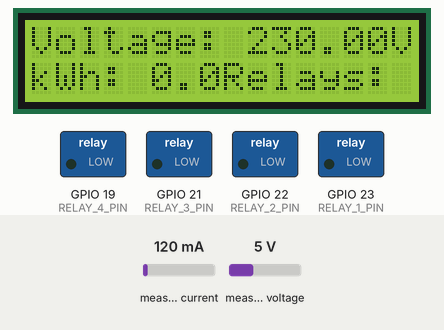
Recording of a sketch running on a simulated ESP32. Parts: 16×2 character LCD, switched loads named in the sketch (green lamp = pin HIGH). The test bench sets the inputs (shaded band); at power-on: measured voltage 5 V, measured current 120 mA. WiFi joins after 1.5 s; servers stay silent unless stated; the Firebase database answers and starts empty; what the sketch prints to the serial monitor is not drawn.

Above: at 3.6 s.
3.7 s: measured voltage set to 0.3 V
At 7.6 s:
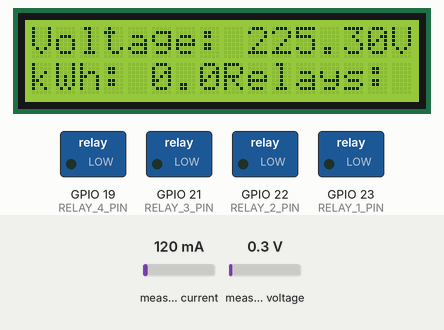
7.9 s: measured voltage set to 3.8 V
At 10.5 s:
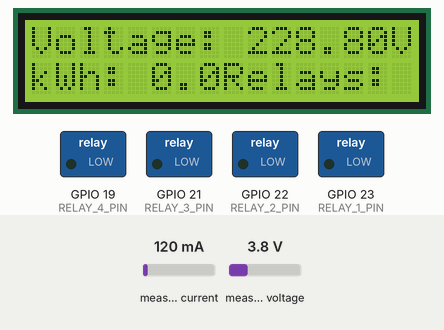
11.3 s: measured voltage set to 7.5 V
At 14.6 s:
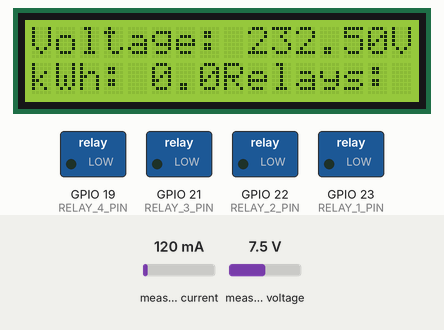
Timing chart, 0 to 16.1 s (numbered marks = the images above; inputs shaded):
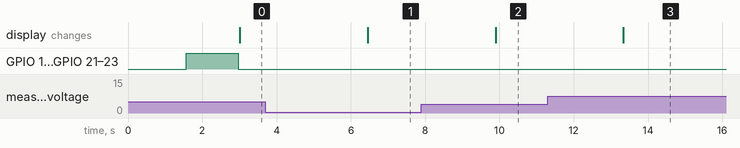

The sketch:

M3Rv6.ino
```cpp
#include <Wire.h>
#include <LiquidCrystal_I2C.h>
#include <WiFiManager.h>
#include "EmonLib.h"
#include <Firebase_ESP_Client.h>

//Provide the token generation process info.
#include "addons/TokenHelper.h"
//Provide the RTDB payload printing info and other helper functions.
#include "addons/RTDBHelper.h"

EnergyMonitor emon;
float voltage;
float current;
float power;
float kWh = 0;
unsigned long lastmillis = 0;
unsigned long sendDataPrevMillis = 0;

#define RELAY_1_PIN 23
#define RELAY_2_PIN 22
#define RELAY_3_PIN 21
#define RELAY_4_PIN 19

int node1 = 0; // Variable for controlling Relay 1
int node2 = 0; // Variable for controlling Relay 2
int node3 = 0; // Variable for controlling Relay 3
int node4 = 0; // Variable for controlling Relay 4

bool appNode1;
bool appNode2;
bool appNode3;
bool appNode4;

// Insert Firebase project API Key
#define API_KEY "AIzaSyDi8dAWUfuQtmzZf9Q8YZzIJBi3bWBeEmQ"

// Insert RTDB URLefine the RTDB URL */
#define DATABASE_URL "m3r-project-default-rtdb.asia-southeast1.firebasedatabase.app"

//Define Firebase Data object
FirebaseData fbdo;

FirebaseAuth auth;
FirebaseConfig config;

bool signupOK = false;

// LCD Configuration
#define I2C_ADDR    0x27 // I2C Address for the LCD
#define LCD_COLS    16   // Number of columns in the LCD
#define LCD_ROWS    2    // Number of rows in the LCD
LiquidCrystal_I2C lcd(I2C_ADDR, LCD_COLS, LCD_ROWS);

void setupWiFi() {
  WiFiManager wifiManager;
  wifiManager.autoConnect("ESP32-AP"); // "ESP32-AP" is the default AP name
  Serial.println("Connected to Wi-Fi!");
  Serial.print("SSID: ");
  Serial.println(WiFi.SSID());
  Serial.print("Password: ");
  Serial.println(WiFi.psk());
}

void setupRelays() {
  // Setup relay pins as outputs
  pinMode(RELAY_1_PIN, OUTPUT);
  pinMode(RELAY_2_PIN, OUTPUT);
  pinMode(RELAY_3_PIN, OUTPUT);
  pinMode(RELAY_4_PIN, OUTPUT);

  // Set relay pins to initial state (HIGH)
  digitalWrite(RELAY_1_PIN, HIGH);
  digitalWrite(RELAY_2_PIN, HIGH);
  digitalWrite(RELAY_3_PIN, HIGH);
  digitalWrite(RELAY_4_PIN, HIGH);
}

void readRelayStatus() {
  // Read the status of relay pins
  node1 = digitalRead(RELAY_1_PIN);
  node2 = digitalRead(RELAY_2_PIN);
  node3 = digitalRead(RELAY_3_PIN);
  node4 = digitalRead(RELAY_4_PIN);
}

void controlRelays() {
  // Control the relays based on node status
  digitalWrite(RELAY_1_PIN, (node1 == 0 || !appNode1) ? LOW : HIGH);
  digitalWrite(RELAY_2_PIN, (node2 == 0 || !appNode2) ? LOW : HIGH);
  digitalWrite(RELAY_3_PIN, (node3 == 0 || !appNode3) ? LOW : HIGH);
  digitalWrite(RELAY_4_PIN, (node4 == 0 || !appNode4) ? LOW : HIGH);
}

void setup() {
  Serial.begin(115200);
  lcd.begin();
  lcd.backlight();
  setupWiFi();
  setupRelays();
  emon.voltage(35, 106.8, 1.7); // Voltage: input pin, calibration, phase_shift
  emon.current(34, 0.52); // Current: input pin, calibration.

  // Initialize Firebase
  config.api_key = API_KEY;
  config.database_url = DATABASE_URL;

  // Sign up to Firebase
  if (Firebase.signUp(&config, &auth, "", "")) {
    Serial.println("Firebase sign up successful");
    signupOK = true;
  } else {
    Serial.println("Firebase sign up failed");
    Serial.println("Reason: " + String(config.signer.signupError.message.c_str()));
  }

  // Assign the callback function for the long running token generation task
  config.token_status_callback = tokenStatusCallback; //see addons/TokenHelper.h

  Firebase.begin(&config, &auth);
  Firebase.reconnectWiFi(true);
}

void loop() {
  // Read relay status
  readRelayStatus();

  // Read voltage, current, and power
  emon.calcVI(20, 2000);
  voltage = emon.Vrms;
  current = emon.Irms;
  power = emon.apparentPower;
  kWh = kWh + power * (millis() - lastmillis) / 3600000000.0; // Accumulate power usage
  lastmillis = millis();

  // Send data to Firebase
  sendDataToFirebase();

  // Control relays
  controlRelays();

  // Print data to LCD
  printLCD();

  delay(2000);
}

void printLCD() {
  // Clear the LCD screen
  lcd.clear();

  // Print voltage
  lcd.setCursor(0, 0);
  lcd.print("Voltage: ");
  lcd.print(voltage);
  lcd.print("V");

  // Print kWh
  lcd.setCursor(0, 1);
  lcd.print("kWh: ");
  lcd.print(kWh, 2);

  // Print relay status
  lcd.setCursor(8, 1);
  lcd.print("Relays: ");
  lcd.print(node1);
  lcd.print(node2);
  lcd.print(node3);
  lcd.print(node4);
}

void sendDataToFirebase() {
  // Send data to Firebase
  if (Firebase.ready() && signupOK && (millis() - sendDataPrevMillis > 15000 || sendDataPrevMillis == 0)) {
    if (Firebase.RTDB.setFloat(&fbdo, "M3R/Voltage",voltage)){
       Serial.print("Voltage: ");
       Serial.println(voltage);
    }
    else {
      Serial.println("FAILED");
      Serial.println("REASON: " + fbdo.errorReason());
    }

    if (Firebase.RTDB.setFloat(&fbdo, "M3R/Current", current)){
       Serial.print("Current: ");
       Serial.println(current);
    }
    else {
      Serial.println("FAILED");
      Serial.println("REASON: " + fbdo.errorReason());
    }

    if (Firebase.RTDB.setFloat(&fbdo, "M3R/Power", power)){
       Serial.print("Power: ");
       Serial.println(power);
    }
    else {
      Serial.println("FAILED");
      Serial.println("REASON: " + fbdo.errorReason());
    }

    if (Firebase.RTDB.setFloat(&fbdo, "M3R/KiloWattHour", kWh)){
       Serial.print("Kilo Watt Hour: ");
       Serial.println(kWh);
    }
    else {
      Serial.println("FAILED");
      Serial.println("REASON: " + fbdo.errorReason());
    }

    // Here we are reading the value from firebase.
    if (Firebase.RTDB.getBool(&fbdo, "M3R/node1")) {
      // Reading successful, convert the string value to float
      appNode1 = fbdo.boolData();

      // Print the retrieved voltage value
      Serial.print("Status of Node1 from APP: ");
      Serial.println(appNode1);
    }
    else {
      // Reading failed, print the error reason
      Serial.println("Failed to read Status of Node1 from APP");
      Serial.println("Reason: " + fbdo.errorReason());
    }


    if (Firebase.RTDB.getBool(&fbdo, "M3R/node2")) {
      // Reading successful, convert the string value to float
      appNode2 = fbdo.boolData();

      // Print the retrieved voltage value
      Serial.print("Status of Node2 from APP: ");
      Serial.println(appNode2);
    }
    else {
      // Reading failed, print the error reason
      Serial.println("Failed to read Status of Node2 from APP");
      Serial.println("Reason: " + fbdo.errorReason());
    }

    if (Firebase.RTDB.getBool(&fbdo, "M3R/node3")) {
      // Reading successful, convert the string value to float
      appNode3 = fbdo.boolData();

      // Print the retrieved voltage value
      Serial.print("Status of Node3 from APP: ");
      Serial.println(appNode3);
    }
    else {
      // Reading failed, print the error reason
      Serial.println("Failed to read Status of Node3 from APP");
      Serial.println("Reason: " + fbdo.errorReason());
    }

    if (Firebase.RTDB.getBool(&fbdo, "M3R/node4")) {
      // Reading successful, convert the string value to float
      appNode4 = fbdo.boolData();

      // Print the retrieved voltage value
      Serial.print("Status of Node4 from APP: ");
      Serial.println(appNode4);
    }
    else {
      // Reading failed, print the error reason
      Serial.println("Failed to read Status of Node4 from APP");
      Serial.println("Reason: " + fbdo.errorReason());
    }
  }
}
```

Measured:
- after the input at 3.7 s, the display: changes after 2.8 s (image 1)
- after the input at 7.9 s, the display: changes after 2.0 s (image 2)
- after the input at 11.3 s, the display: changes after 2.0 s (image 3)
